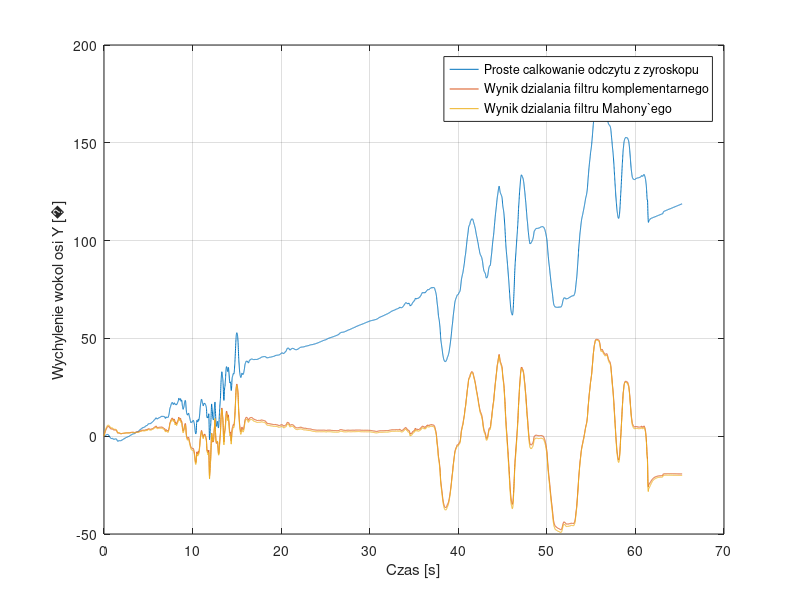

MATLAB code to generate this figure:
% % config % %

%Mahony
Ki = 0.8;
Kp = 3;

%Komplementarny
a = 0.02;

dt = 0.00816;

% % % % % % % 

pomiar = csvread('pomiary.csv',0,0);

t = pomiar(:,1)*dt;
ch1 = pomiar(:,2)*(2/(2^12)); % acc x (g)
ch2 = pomiar(:,3)*(2/(2^12)); % acc y
ch3 = pomiar(:,4)*(2/(2^12)); % acc z
ch4 = (pomiar(:,5))*(250/(2^12)); % gyro x ( deg/s)
ch5 = -(pomiar(:,6))*(250/(2^12)); % gyro y
ch6 = (pomiar(:,7))*(250/(2^12)); % gyro z

calka1 = zeros(length(ch1),1);
calka2 = zeros(length(ch1),1);
calka3 = zeros(length(ch1),1);
for i=2:length(ch1)
    calka1(i) = calka1(i-1) + ch4(i)*dt;
    calka2(i) = calka2(i-1) + ch5(i)*dt;
    calka3(i) = calka3(i-1) + ch6(i)*dt;
end
kom = zeros(length(t),1);

for i=2:length(kom)
    acc = atan2(ch1(i),ch3(i)) * 180 /pi;
    kom(i) = (1-a)*(kom(i-1) + ch5(i)*dt) + a*acc;
end


mah = zeros(length(ch1),1);
I = zeros(length(ch1),1);
alfa = 1 - Kp*dt;
for i=2:length(kom)
    acc =  atan2(ch1(i),ch3(i)) * 180 /pi ;
    I(i) = I(i-1) + Ki*dt*(acc-mah(i-1));
    mah(i) = alfa*mah(i-1) + (1-alfa)*acc + (ch5(i) + I(i))*dt;
end
plot(t,calka2,t,kom, t,mah);
xlabel('Czas [s]')
ylabel(['Wychylenie wokol osi Y [' char(176) ']'])
legend('Proste calkowanie odczytu z zyroskopu', 'Wynik dzialania filtru komplementarnego','Wynik dzialania filtru Mahony`ego');
grid on